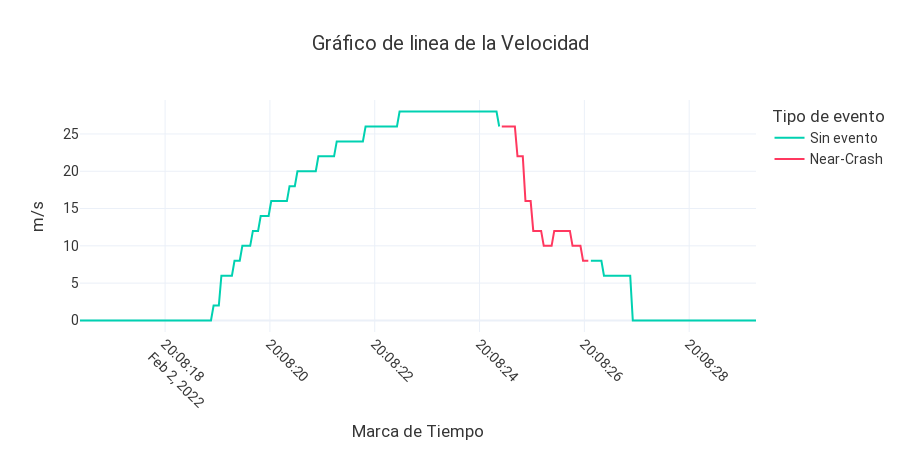
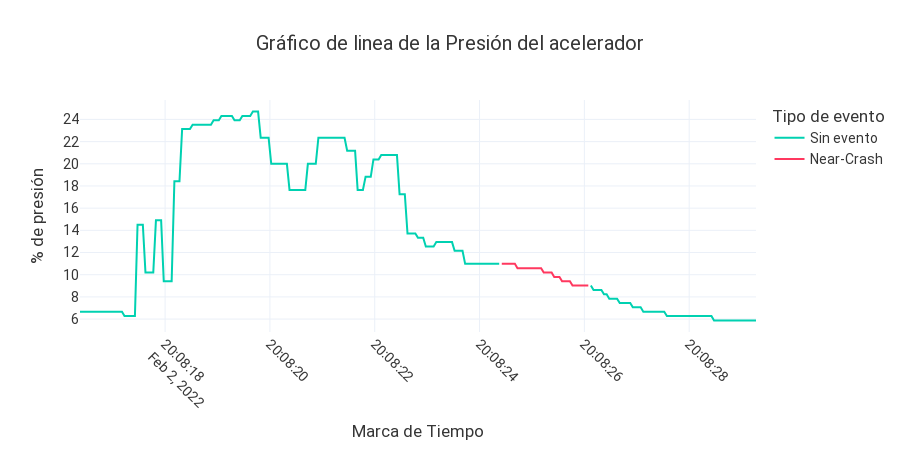
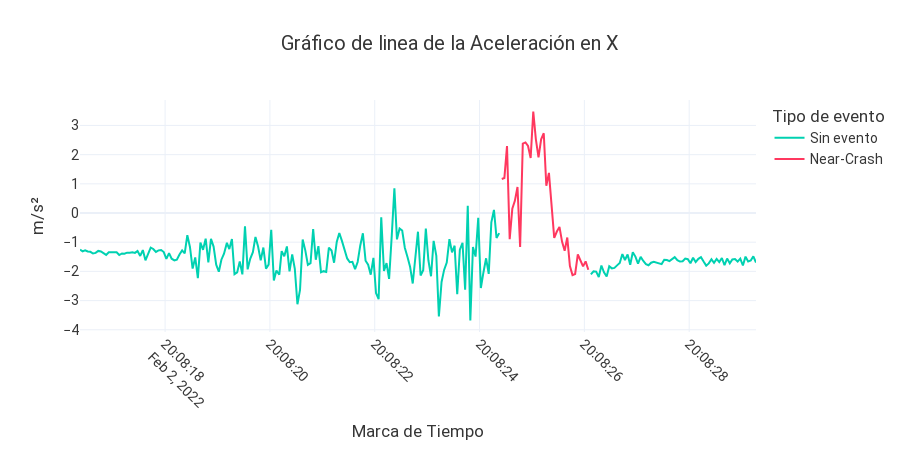
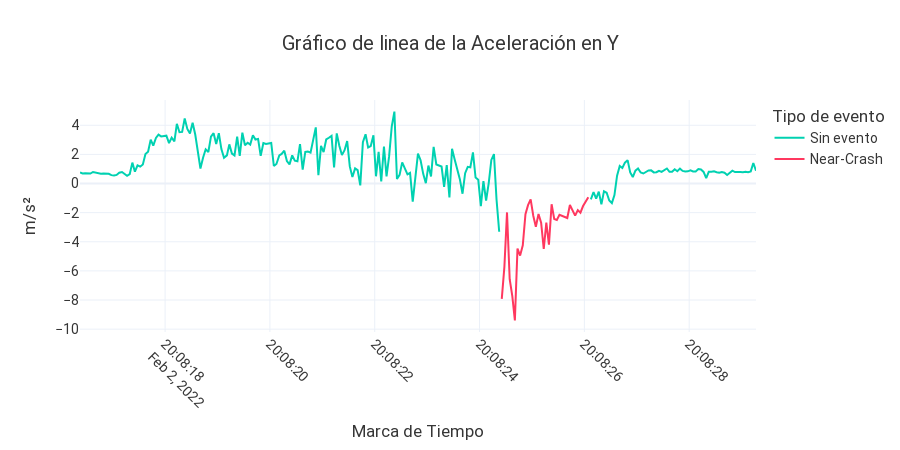

Here is the notebook cell these charts were saved with, in order:
### Markdown cell above
### Mostrar datos en crudo

### Code cell
print("RAW DATA")
variables = ["speed", "accPosition", "accX", "accY", "accZ", "velAngX", "velAngY", "velAngZ", "magX", "magY", "magZ"]
for var in variables:
    fig = line_chart(df, var)
    fig.show()

### Figure 1 — Plotly figure (JSON) as saved in the notebook; plotly's stock layout.template omitted (floating-point values rounded to 4 significant figures; data arrays with more than 128 entries replaced by an {"elided": "..."} marker saying what was removed)
{"data": [{"hovertemplate": "X = %{x}<br>Y = %{y}<br>ID = %{text}", "marker": {"color": "#00D1B1"}, "name": "Sin evento", "text": {"elided": "259 int values"}, "type": "scatter", "x": {"elided": "259 str values"}, "y": {"elided": "259 int values"}}, {"hovertemplate": "X = %{x}<br>Y = %{y}<br>ID = %{text}", "marker": {"color": "#FF385F"}, "name": "Near-Crash", "text": {"elided": "259 int values"}, "type": "scatter", "x": {"elided": "259 str values"}, "y": {"elided": "259 int values"}}], "layout": {"autosize": true, "font": {"color": "#363636", "family": "BlinkMacSystemFont,-apple-system,Segoe UI,Roboto,Oxygen,Ubuntu,                     Cantarell,Fira Sans,Droid Sans,Helvetica Neue,Helvetica,Arial,sans-serif", "size": 14}, "height": 450, "legend": {"title": {"text": "Tipo de evento"}}, "title": {"text": "Gráfico de linea de la Velocidad", "x": 0.5}, "xaxis": {"nticks": 12, "tickangle": 45, "title": {"text": "Marca de Tiempo"}}, "yaxis": {"nticks": 12, "title": {"text": "m/s"}}}}

### Figure 2 — Plotly figure (JSON) as saved in the notebook; plotly's stock layout.template omitted (floating-point values rounded to 4 significant figures; data arrays with more than 128 entries replaced by an {"elided": "..."} marker saying what was removed)
{"data": [{"hovertemplate": "X = %{x}<br>Y = %{y}<br>ID = %{text}", "marker": {"color": "#00D1B1"}, "name": "Sin evento", "text": {"elided": "259 int values"}, "type": "scatter", "x": {"elided": "259 str values"}, "y": {"elided": "259 float values"}}, {"hovertemplate": "X = %{x}<br>Y = %{y}<br>ID = %{text}", "marker": {"color": "#FF385F"}, "name": "Near-Crash", "text": {"elided": "259 int values"}, "type": "scatter", "x": {"elided": "259 str values"}, "y": {"elided": "259 float values"}}], "layout": {"autosize": true, "font": {"color": "#363636", "family": "BlinkMacSystemFont,-apple-system,Segoe UI,Roboto,Oxygen,Ubuntu,                     Cantarell,Fira Sans,Droid Sans,Helvetica Neue,Helvetica,Arial,sans-serif", "size": 14}, "height": 450, "legend": {"title": {"text": "Tipo de evento"}}, "title": {"text": "Gráfico de linea de la Presión del acelerador", "x": 0.5}, "xaxis": {"nticks": 12, "tickangle": 45, "title": {"text": "Marca de Tiempo"}}, "yaxis": {"nticks": 12, "title": {"text": "% de presión"}}}}

### Figure 3 — Plotly figure (JSON) as saved in the notebook; plotly's stock layout.template omitted (floating-point values rounded to 4 significant figures; data arrays with more than 128 entries replaced by an {"elided": "..."} marker saying what was removed)
{"data": [{"hovertemplate": "X = %{x}<br>Y = %{y}<br>ID = %{text}", "marker": {"color": "#00D1B1"}, "name": "Sin evento", "text": {"elided": "259 int values"}, "type": "scatter", "x": {"elided": "259 str values"}, "y": {"elided": "259 float values"}}, {"hovertemplate": "X = %{x}<br>Y = %{y}<br>ID = %{text}", "marker": {"color": "#FF385F"}, "name": "Near-Crash", "text": {"elided": "259 int values"}, "type": "scatter", "x": {"elided": "259 str values"}, "y": {"elided": "259 float values"}}], "layout": {"autosize": true, "font": {"color": "#363636", "family": "BlinkMacSystemFont,-apple-system,Segoe UI,Roboto,Oxygen,Ubuntu,                     Cantarell,Fira Sans,Droid Sans,Helvetica Neue,Helvetica,Arial,sans-serif", "size": 14}, "height": 450, "legend": {"title": {"text": "Tipo de evento"}}, "title": {"text": "Gráfico de linea de la Aceleración en X", "x": 0.5}, "xaxis": {"nticks": 12, "tickangle": 45, "title": {"text": "Marca de Tiempo"}}, "yaxis": {"nticks": 12, "title": {"text": "m/s²"}}}}

### Figure 4 — Plotly figure (JSON) as saved in the notebook; plotly's stock layout.template omitted (floating-point values rounded to 4 significant figures; data arrays with more than 128 entries replaced by an {"elided": "..."} marker saying what was removed)
{"data": [{"hovertemplate": "X = %{x}<br>Y = %{y}<br>ID = %{text}", "marker": {"color": "#00D1B1"}, "name": "Sin evento", "text": {"elided": "259 int values"}, "type": "scatter", "x": {"elided": "259 str values"}, "y": {"elided": "259 float values"}}, {"hovertemplate": "X = %{x}<br>Y = %{y}<br>ID = %{text}", "marker": {"color": "#FF385F"}, "name": "Near-Crash", "text": {"elided": "259 int values"}, "type": "scatter", "x": {"elided": "259 str values"}, "y": {"elided": "259 float values"}}], "layout": {"autosize": true, "font": {"color": "#363636", "family": "BlinkMacSystemFont,-apple-system,Segoe UI,Roboto,Oxygen,Ubuntu,                     Cantarell,Fira Sans,Droid Sans,Helvetica Neue,Helvetica,Arial,sans-serif", "size": 14}, "height": 450, "legend": {"title": {"text": "Tipo de evento"}}, "title": {"text": "Gráfico de linea de la Aceleración en Y", "x": 0.5}, "xaxis": {"nticks": 12, "tickangle": 45, "title": {"text": "Marca de Tiempo"}}, "yaxis": {"nticks": 12, "title": {"text": "m/s²"}}}}
